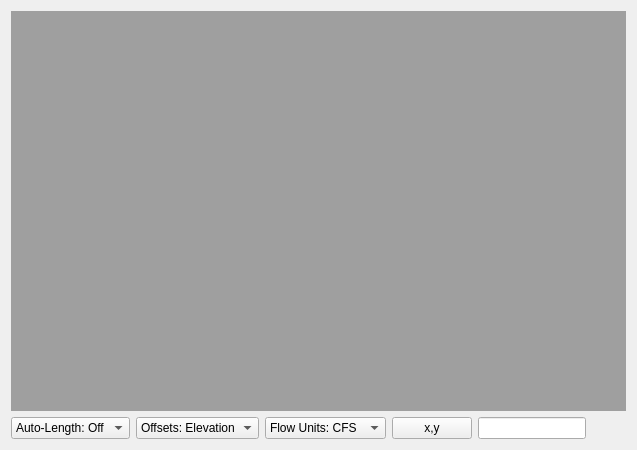
  <widget class="QWidget" name="centralwidget">
   <layout class="QGridLayout" name="gridLayout">
    <item row="0" column="0">
     <widget class="QMdiArea" name="map">
      <property name="verticalScrollBarPolicy">
       <enum>Qt::ScrollBarAsNeeded</enum>
      </property>
      <property name="horizontalScrollBarPolicy">
       <enum>Qt::ScrollBarAsNeeded</enum>
      </property>
     </widget>
    </item>
    <item row="1" column="0">
     <layout class="QHBoxLayout" name="horizontalLayout">
      <item>
       <widget class="QComboBox" name="cbAutoLength">
        <item>
         <property name="text">
          <string>Auto-Length: Off</string>
         </property>
        </item>
        <item>
         <property name="text">
          <string>Auto-Length: On</string>
         </property>
        </item>
       </widget>
      </item>
      <item>
       <widget class="QComboBox" name="cbOffset">
        <item>
         <property name="text">
          <string>Offsets: Elevation</string>
         </property>
        </item>
        <item>
         <property name="text">
          <string>Offsets: Depth</string>
         </property>
        </item>
       </widget>
      </item>
      <item>
       <widget class="QComboBox" name="cbFlowUnits">
        <item>
         <property name="text">
          <string>Flow Units: CFS</string>
         </property>
        </item>
        <item>
         <property name="text">
          <string>Flow Units: GPM</string>
         </property>
        </item>
        <item>
         <property name="text">
          <string>Flow Units: MGD</string>
         </property>
        </item>
        <item>
         <property name="text">
          <string>Flow Units: CMS</string>
         </property>
        </item>
        <item>
         <property name="text">
          <string>Flow Units: LPS</string>
         </property>
        </item>
        <item>
         <property name="text">
          <string>Flow Units: MLD</string>
         </property>
        </item>
       </widget>
      </item>
      <item>
       <widget class="QPushButton" name="btnCoord">
        <property name="text">
         <string>x,y</string>
        </property>
       </widget>
      </item>
      <item>
       <widget class="QLineEdit" name="txtCrs">
        <property name="alignment">
         <set>Qt::AlignRight|Qt::AlignTrailing|Qt::AlignVCenter</set>
        </property>
        <property name="readOnly">
         <bool>true</bool>
        </property>
       </widget>
      </item>
      <item>
       <spacer name="horizontalSpacer">
        <property name="orientation">
         <enum>Qt::Horizontal</enum>
        </property>
        <property name="sizeHint" stdset="0">
         <size>
          <width>40</width>
          <height>20</height>
         </size>
        </property>
       </spacer>
      </item>
     </layout>
    </item>
   </layout>
  </widget>
